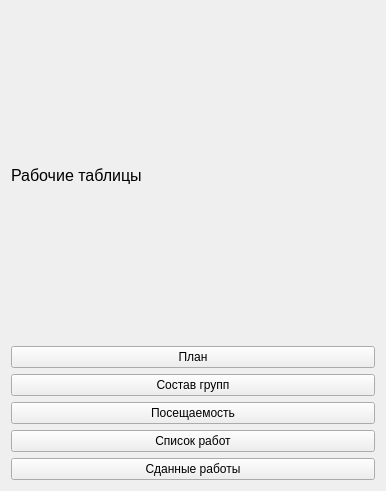
<?xml version="1.0" encoding="UTF-8"?>
<ui version="4.0">
 <class>WorkTables</class>
 <widget class="QWidget" name="WorkTables">
  <property name="geometry">
   <rect>
    <x>0</x>
    <y>0</y>
    <width>386</width>
    <height>491</height>
   </rect>
  </property>
  <property name="windowTitle">
   <string>Form</string>
  </property>
  <layout class="QVBoxLayout" name="verticalLayout_2">
   <item>
    <widget class="QLabel" name="label">
     <property name="font">
      <font>
       <pointsize>12</pointsize>
      </font>
     </property>
     <property name="text">
      <string>Рабочие таблицы</string>
     </property>
    </widget>
   </item>
   <item>
    <layout class="QVBoxLayout" name="verticalLayout">
     <item>
      <widget class="QPushButton" name="pushButton">
       <property name="text">
        <string>План</string>
       </property>
      </widget>
     </item>
     <item>
      <widget class="QPushButton" name="pushButton_2">
       <property name="text">
        <string>Состав групп</string>
       </property>
      </widget>
     </item>
     <item>
      <widget class="QPushButton" name="pushButton_3">
       <property name="text">
        <string>Посещаемость</string>
       </property>
      </widget>
     </item>
     <item>
      <widget class="QPushButton" name="pushButton_4">
       <property name="text">
        <string>Список работ</string>
       </property>
      </widget>
     </item>
     <item>
      <widget class="QPushButton" name="pushButton_5">
       <property name="text">
        <string>Сданные работы</string>
       </property>
      </widget>
     </item>
    </layout>
   </item>
  </layout>
 </widget>
 <resources/>
 <connections/>
</ui>
